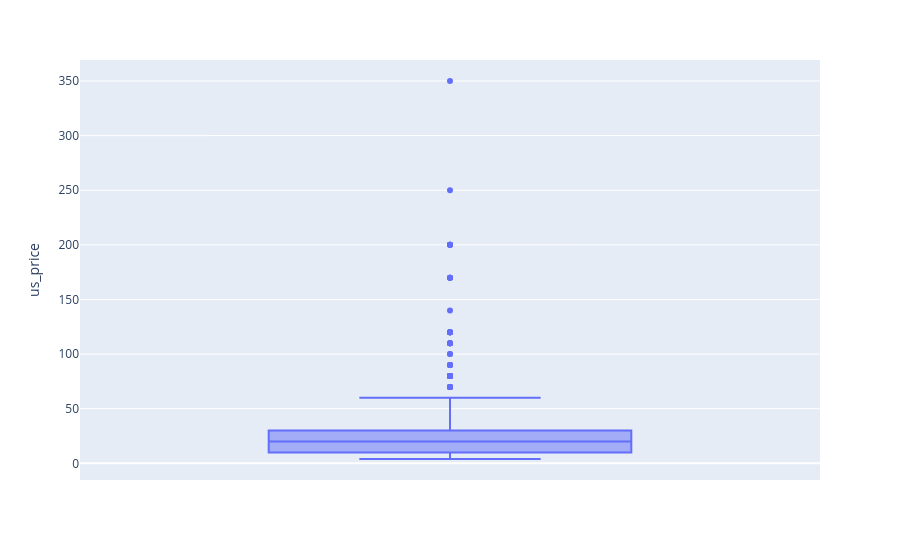

Source (notebook cell):
### Markdown cell above
How expensive is the most expensive lego set within the data set?

### Code cell
box = px.box(DF, y='us_price')

box.show()

### Figure 1 — Plotly figure (JSON) as saved in the notebook; plotly's stock layout.template omitted (floating-point values rounded to 4 significant figures; data arrays with more than 128 entries replaced by an {"elided": "..."} marker saying what was removed)
{"data": [{"alignmentgroup": "True", "hovertemplate": "us_price=%{y}<extra></extra>", "legendgroup": "", "marker": {"color": "#636efa"}, "name": "", "notched": false, "offsetgroup": "", "orientation": "v", "showlegend": false, "type": "box", "x0": " ", "xaxis": "x", "y": {"elided": "620 float values"}, "y0": " ", "yaxis": "y"}], "layout": {"boxmode": "group", "legend": {"tracegroupgap": 0}, "margin": {"t": 60}, "xaxis": {"anchor": "y", "domain": [0, 1]}, "yaxis": {"anchor": "x", "domain": [0, 1], "title": {"text": "us_price"}}}}
